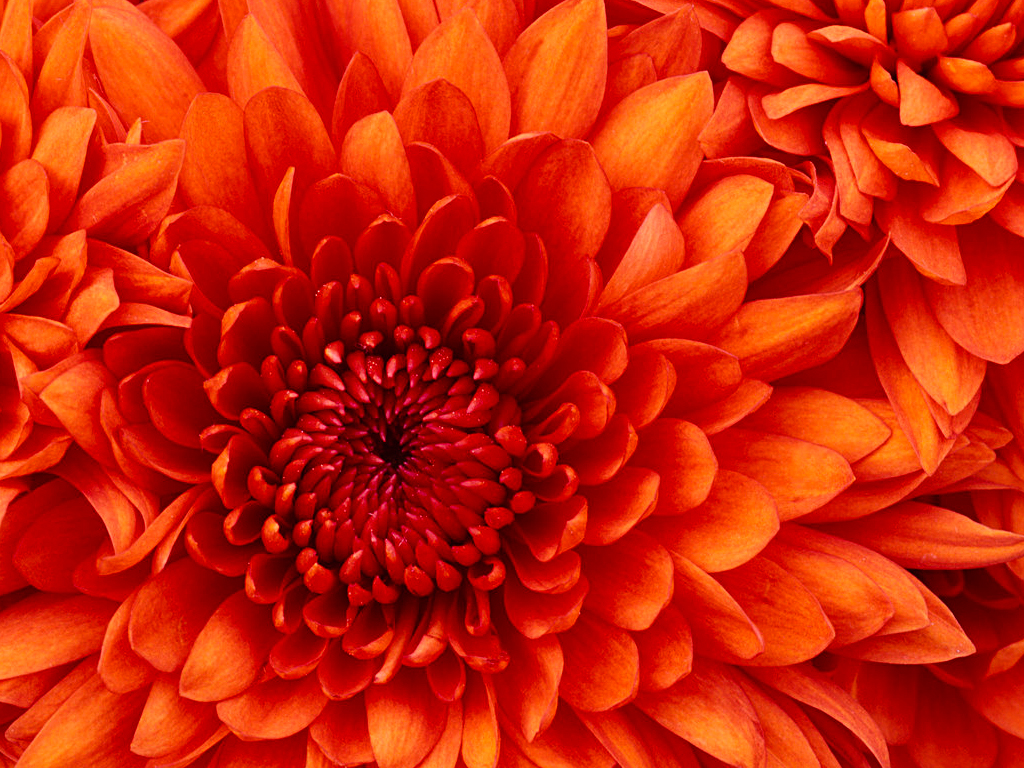
//> input picture 20191205_transform/Chrysanthemum.jpg, 1024 x 768 px
$ ./main   (built with g++ and OpenCV 4)
//> lines starting //> are read from the running program, lines starting //| are printed output that depends on the picture
#include <opencv2/opencv.hpp>
#include <iostream>
#include <stdlib.h>
#define PAI 3.1415926

using namespace std;
using namespace cv;


bool interpolate(Mat img, double x1, double y1, Vec3b *pix);
void swapval(int *v1, int *v2);
int resolve2Equ(double a, double b, double c, double *x1, double *x2);
int resolveEqu(double a, double b, double c, double d,
	double e, double f, double g, double h,
	double *xa, double *ya, double *xb, double *yb);
int linarPol(int c1, int c2, int c3, int c4, double xr, double yr);
int interpolate4_13(Mat img, double x, double y, Vec3b *col);
Mat effect_4_12(Mat img, int *px, int *py);
Mat effect_4_13(Mat img, int nx, int ny);


int main() {
	Mat src, src2, res1, res2, res3, res4, buf;
	Mat ans1, ans2;
	int px[4] = { 30,50,250,190 }, py[4] = { 30,200,250,20 };

	src = imread("Chrysanthemum.jpg");
//> src is the input picture: 768 rows x 1024 cols, CV_8UC3; mean B, G, R 9.2, 35.5, 203.1
	src2 = imread("cap4_06a.bmp");
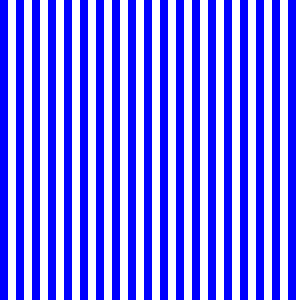
//> input picture 20191205_transform/cap4_06a.bmp, 300 x 300 px
//> src2 is the input picture: 300 rows x 300 cols, CV_8UC3; mean B, G, R 255, 125.8, 125.8


	res1 = src.clone();
	res2 = src.clone();

	res3 = src2.clone();
	res4 = src2.clone();

	imshow("src", src);
	imshow("1-Free-form deformation", effect_4_12(res1, px, py));
	imwrite("1-Free-form_deformation.bmp", effect_4_12(res1, px, py));
									//nx, ny, 變形後圓柱的大小
	imshow("1-Cylindrical projection", effect_4_13(res2, 256, 256));
	imwrite("1-Cylindrical_projection.bmp", effect_4_13(res2, 256, 256));

	imshow("src2", src2);
	imshow("2-Free-form deformation", effect_4_12(res3, px, py));
	imwrite("2-Free-form_deformation.bmp", effect_4_12(res3, px, py));
									//nx, ny, 變形後圓柱的大小
	imshow("2-Cylindrical projection", effect_4_13(res4, 256, 256));
	imwrite("2-Cylindrical_projection.bmp", effect_4_13(res4, 256, 256));

	waitKey(0);
	return 0;
}

Mat effect_4_12(Mat img, int *px, int *py)
{ //依照比例的自由變形
	Mat outimg;
	int x, y;
	int wt, ht;

	int i;
	Vec3b col, bcol;
	int h1, w1;
	int h2, w2;
	int rx1, ry1, rx2, ry2;
	double pa[4], pb[4];
	double aa, bb, cc, dd, ee, ff, gg, hh;
	int xa, ya, xb, yb;
	int xc, yc, xd, yd;

	rx1 = 0;
	ry1 = 0;
	rx2 = img.cols - 1;
//> rx2 = 1023
	ry2 = img.rows - 1;
//> ry2 = 767

	wt = px[0];	ht = py[0];
//> after `wt = px[0]`: wt = 30
//> after `ht = py[0]`: ht = 30
	for (i = 1; i<4; i++) {
		x = px[i];
		y = py[i];
		if (x>wt) wt = x;
		if (y>ht) ht = y;
	}
//> this loop made 3 passes
//> (x, y, wt, ht) on passes 1 to 2: (50, 200, 50, 200), (250, 250, 250, 250)
//> (x, y) on pass 3: (190, 20)
//> after the loop, wt = 250; ht = 250
	wt++;
//> wt = 251
	ht++;
//> ht = 251
	outimg = cv::Mat::zeros(cv::Size(wt, ht), CV_8UC3);
//> outimg: 251 rows x 251 cols, CV_8UC3; every value is 0

	xa = (double)px[0];
//> xa = 30
	ya = (double)py[0];
//> ya = 30
	xb = (double)px[1];
//> xb = 50
	yb = (double)py[1];
//> yb = 200
	xc = (double)px[2];
//> xc = 250
	yc = (double)py[2];
//> yc = 250
	xd = (double)px[3];
//> xd = 190
	yd = (double)py[3];
//> yd = 20

	aa = (double)(xc - xd - xb + xa);
//> aa = 40
	bb = (double)(xb - xa);
//> bb = 20
	cc = (double)(xd - xa);
//> cc = 160
	ff = (double)(yc - yd - yb + ya);
//> ff = 60
	gg = (double)(yb - ya);
//> gg = 170
	hh = (double)(yd - ya);
//> hh = -10


	bcol.val[2] = bcol.val[1] = bcol.val[0] = 128;
	for (y = 0; y<ht; y++) {
		for (x = 0; x<wt; x++) {
			double ss1, tt1, ss2, tt2;
			double xx, yy;
			double ttx, tty;

			dd = (double)(x - xa);
			ee = (double)(y - ya);

			if (!resolveEqu(aa, bb, cc, dd, ee, ff, gg, hh, &ss1, &tt1, &ss2, &tt2)) {
				printf("NO!\n");
				return img;
			}
			if (ss1 >= 0 && tt1 >= 0 && ss1 <= 1.0 && tt1 <= 1.0) {
				ttx = ss1 * (rx2 - rx1) + rx1;
				tty = tt1 * (ry2 - ry1) + ry1;
			}
			else if (ss2 >= 0 && tt2 >= 0 && ss2 <= 1.0 && tt2 <= 1.0) {
				ttx = ss2 * (rx2 - rx1) + rx1;
				tty = tt2 * (ry2 - ry1) + ry1;
			}
			else {
				//setPixel(outimg, x, y, &bcol);
				outimg.at<Vec3b>(y, x) = bcol;
				continue;
			}
			if (interpolate(img, ttx, tty, &col)) {
				//setPixel(outimg, x, y, &col);
				outimg.at<Vec3b>(y, x) = col;
			}
			else {
				//setPixel(outimg, x, y, &bcol);
				outimg.at<Vec3b>(y, x) = bcol;
			}
		}
	}
//> this loop made 251 passes
//> col on passes 1 to 3: [0, 0, 0], [0, 0, 0], [0, 0, 0]
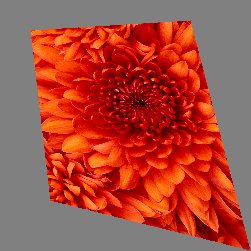
//> outimg: 251 rows x 251 cols, CV_8UC3; mean B, G, R 61.6, 76, 169.6
//> after the loop, dd = 220; ee = 220; col = [2, 25, 205]
//> the loop in effect_4_12 (call 2), `for (i = 1; i<4; i++)` made 3 passes
//> the loop in effect_4_12 (call 2), `for (y = 0; y<ht; y++)` made 251 passes
	return outimg;
}

Mat effect_4_13(Mat img, int nx, int ny)
{
//> called with nx = 256, ny = 256
	Mat outimg;
	outimg.create(ny, nx, CV_8UC3);

	int x, y;
	int x1, y1;
	int x2, y2;
	int rx1, ry1, rx2, ry2;
	Vec3b col;
	int h1, w1;
	int h2, w2;
	double theta;
	double ro;
	double wo;
	double ww;
	double fx, fy;

	x1 = 0;
	y1 = 0;
	x2 = outimg.cols - 1;
	y2 = outimg.rows - 1;

	rx1 = 0;
	ry1 = 0;
	rx2 = img.cols - 1;
//> rx2 = 1023
	ry2 = img.rows - 1;
//> ry2 = 767


	w1 = rx2 - rx1 + 1;
//> w1 = 1024
	h1 = ry2 - ry1 + 1;
//> h1 = 768
	w2 = x2 - x1 + 1;
	h2 = y2 - y1 + 1;
	ro = (double)w2 / 2.0;
	col.val[2] = col.val[1] = col.val[0] = 128;
	for (y = y1; y <= y2; y++) {
		for (x = x1; x <= x2; x++) {
			ww = (double)(x - x1);
			if (ro - ww != 0.0)
				theta = atan(sqrt(2.0*ro*ww - ww * ww) / (ro - ww));
			else
				theta = PAI / 2.0;
			if (theta<0.0) theta += PAI;
			fx = (theta*(double)w1) / PAI + rx1;
			fy = (y - y1)*h1 / (double)h2 + ry1;
			if (interpolate4_13(img, fx, fy, &col)) {
				//setPixel(outimg, x, y, &col);
				if (y >= 0 && y < outimg.rows) {
					if (x >= 0 && x < outimg.cols) {
						outimg.at<Vec3b>(y, x) = col;
					}
				}
			}
		}
	}
//> this loop made 256 passes
//> fy on passes 1 to 3: 0, 3, 6
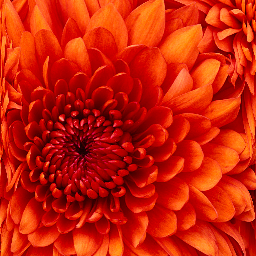
//> outimg: 256 rows x 256 cols, CV_8UC3; mean B, G, R 8.5, 32.6, 200.4
//> after the loop, ww = 255; theta = 3.02; fx = 983.2; fy = 765
//> the loop in effect_4_13 (call 2), `for (y = y1; y <= y2; y++)` made 256 passes
//> after the loop in effect_4_12 (call 3), `for (y = 0; y<ht; y++)`:
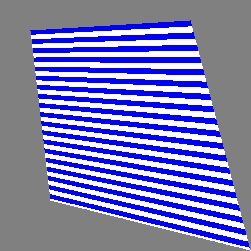
//> outimg: 251 rows x 251 cols, CV_8UC3; mean B, G, R 199, 126.7, 126.7
//> call 3 of effect_4_13, with nx = 256, ny = 256
//> after the loop in effect_4_13 (call 3), `for (y = y1; y <= y2; y++)`:
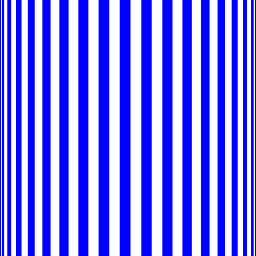
//> outimg: 256 rows x 256 cols, CV_8UC3; mean B, G, R 255, 127.5, 127.5
	return outimg;
}

bool interpolate(Mat img, double x1, double y1, Vec3b *pix)
{
	int x, y;

	x = (int)(x1 + 0.5);
	y = (int)(y1 + 0.5);
	if (y >= 0 && y < img.rows) {
		if (x >= 0 && x < img.cols) {
			pix->val[2] = img.ptr<Vec3b>(y)[x].val[2];
			pix->val[1] = img.ptr<Vec3b>(y)[x].val[1];
			pix->val[0] = img.ptr<Vec3b>(y)[x].val[0];
			return true;
		}
	}
	return false;
}
void swapval(int *v1, int *v2)
{
	int dum;

	dum = *v1;
	*v1 = *v2;
	*v2 = dum;
}

int resolve2Equ(double a, double b, double c, double *x1, double *x2)
{
	double dd;

	if (a == 0.0) {
		if (c == 0.0) return 0;//F
		*x1 = -b / c;
		*x2 = -b / c;
		return 1;//T
	}
	dd = b * b - 4.0*a*c;
	*x1 = 0.0;
	*x2 = 0.0;
	if (dd<0.0) {
		return 0;//F
	}
	*x1 = (-b + sqrt(dd)) / (2.0*a);
	*x2 = (-b - sqrt(dd)) / (2.0*a);
	return 1;//T
}

int resolveEqu(double a, double b, double c, double d,
	double e, double f, double g, double h,
	double *xa, double *ya, double *xb, double *yb)
{
	double p1, p2, p3;
	double x1, x2;
	double y1, y2;
	double tm;
	char cbuf[256];

	p1 = (double)(a*h - f * c);
	p2 = (double)(d*f - c * g + b * h - a * e);
	p3 = (double)(d*g - b * e);
	if (p1 == 0.0) {
		*xa = d / b;
		*ya = (b*e - d * g) / (b*h + d * f);
		*xb = -1000;
		*yb = -1000;
		return 1;//T
	}
	if (!resolve2Equ(p1, p2, p3, ya, yb)) {
		*xa = -1000;
		*xb = -1000;
		return 1;//T
	}
	tm = (a*(*ya) + b);
	if (tm)
		*xa = (d - c * (*ya)) / tm;
	else {
		*xa = -1000;
	}
	tm = (a*(*yb) + b);
	if (tm)
		*xb = (d - c * (*yb)) / tm;
	else
		*xb = -1000.0;
	return 1;//T
}

int linarPol(int c1, int c2, int c3, int c4, double xr, double yr)
{
	double d, e, f;
	int res;

	d = (double)c1*(1.0 - xr) + (double)c3*xr;
	e = (double)c2*(1.0 - xr) + (double)c4*xr;
	f = d * (1.0 - yr) + e * yr;
	res = (f + 0.5);
	if (res>255) res = 255;
	else if (res<0) res = 0;
	return res;
}

int interpolate4_13(Mat img, double x, double y, Vec3b *col)
{
	int lx, ly;
	int val;
	int adr;
	int mx, my, dep;
	int px, py;
	double xrate, yrate;
	Vec3b col1, col2, col3, col4;

	px = (int)x;
	py = (int)y;
	xrate = x - (double)px;
	yrate = y - (double)py;

	if (py >= 0 && py < img.rows) {
		if (px >= 0 && px < img.cols) {
			col1.val[2] = img.ptr<Vec3b>(py)[px].val[2];
			col1.val[1] = img.ptr<Vec3b>(py)[px].val[1];
			col1.val[0] = img.ptr<Vec3b>(py)[px].val[0];
		}
		else {
			return -1;
		}
	}
	else {
		return -1;
	}

	if (py + 1 >= 0 && py + 1 < img.rows) {
		if (px >= 0 && px < img.cols) {
			col2.val[2] = img.ptr<Vec3b>(py + 1)[px].val[2];
			col2.val[1] = img.ptr<Vec3b>(py + 1)[px].val[1];
			col2.val[0] = img.ptr<Vec3b>(py + 1)[px].val[0];
		}
		else {
			return -1;
		}
	}
	else {
		return -1;
	}
	if (py >= 0 && py < img.rows) {
		if (px + 1 >= 0 && px + 1 < img.cols) {
			col3.val[2] = img.ptr<Vec3b>(py)[px + 1].val[2];
			col3.val[1] = img.ptr<Vec3b>(py)[px + 1].val[1];
			col3.val[0] = img.ptr<Vec3b>(py)[px + 1].val[0];
		}
		else {
			return -1;
		}
	}
	else {
		return -1;
	}

	if (py + 1 >= 0 && py + 1 < img.rows) {
		if (px + 1 >= 0 && px + 1 < img.cols) {
			col4.val[2] = img.ptr<Vec3b>(py + 1)[px + 1].val[2];
			col4.val[1] = img.ptr<Vec3b>(py + 1)[px + 1].val[1];
			col4.val[0] = img.ptr<Vec3b>(py + 1)[px + 1].val[0];
		}
		else {
			return -1;
		}
	}
	else {
		return -1;
	}

	col->val[2] = linarPol(col1.val[2], col2.val[2], col3.val[2], col4.val[2], xrate, yrate);
	col->val[1] = linarPol(col1.val[1], col2.val[1], col3.val[1], col4.val[1], xrate, yrate);
	col->val[0] = linarPol(col1.val[0], col2.val[0], col3.val[0], col4.val[0], xrate, yrate);
	return 1;
}
